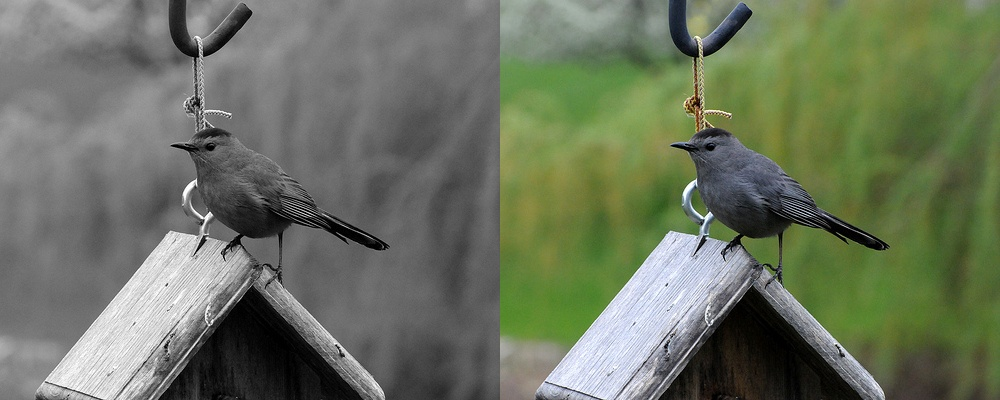
#> input picture pix2pix/datasets/colorize/train/Gray_Catbird_0019_20567.jpg, 1000 x 400 px, found by its file name; its folder holds only this picture in this run
$ jupyter execute --allow-errors createBotchedData.ipynb
#> lines starting #> are read from the running program, lines starting #| are printed output that depends on the picture; after the words box and inside, x2 and y2 are one past the last pixel; in counts of white or black regions, pixels touching at a corner belong together
[cell 1]
import cv2
import os
import numpy as np
import shutil
import matplotlib.pyplot as plt
import matplotlib.image as mpimg

[cell 2]
DATA_DIR = 'data/train'
CROPPED_DIR = 'cropped/train'

DATA_DIR_TEST = 'data/test'
CROPPED_DIR_TEST = 'cropped/test'

FINAL_TRAIN_DIR = 'Train_AB/train'
FINAL_TEST_DIR = 'Train_AB/test'

[cell 3]
for i in (os.listdir(DATA_DIR)):

    if i.endswith('.jpg'):

        random = np.random.randint(low=75, high=150, size=2)
        img = cv2.imread(os.path.join(DATA_DIR, i))
#> img is the input picture: shape (400, 1000, 3); mean B, G, R 95.7, 115.7, 107.7
        middle = img.shape[0]
#> middle = 400
        middle2 = img.shape[2]
#> middle2 = 3
        cropped = img.copy()
        cropped[random[0]:random[0] + random[0], random[0]:random[1] + random[1]] = cropped[0,0]
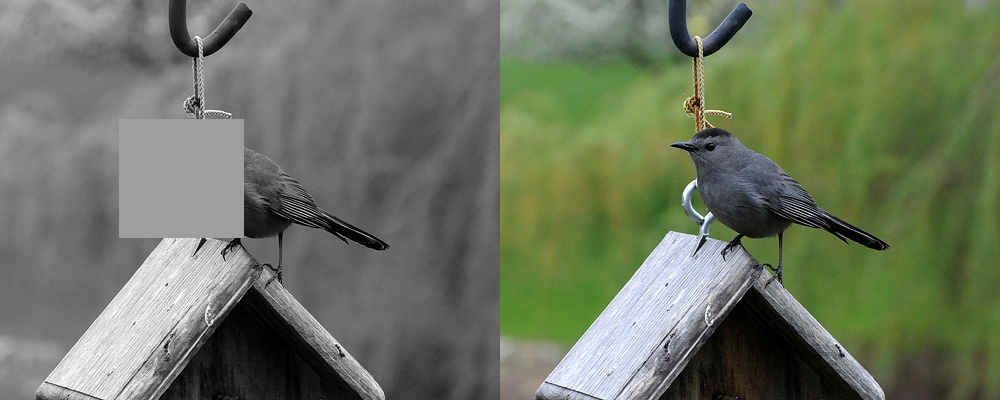
#> cropped: shape (400, 1000, 3); 3.72% of pixels changed, all inside (x1, y1, x2, y2) = (119, 119, 244, 238)
        cv2.imwrite(os.path.join(CROPPED_DIR, i), cropped)

#> (a cell that did not finish here is left out)

[cell 5]
for i in (os.listdir(DATA_DIR)):

    if i.endswith('.jpg'):
        image1 = cv2.imread(os.path.join(DATA_DIR, i))
        image2 = cv2.imread(os.path.join(CROPPED_DIR, i))
        concat = np.concatenate([image1, image2], 1)
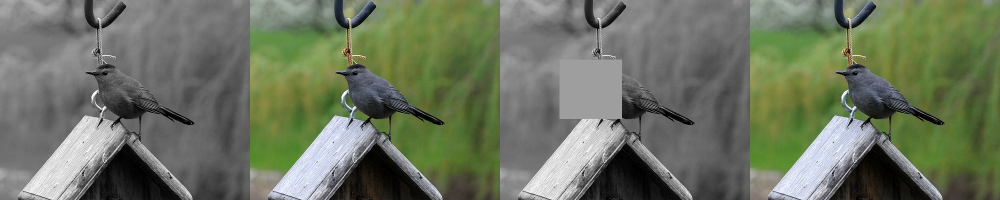
#> concat: shape (400, 2000, 3) (shown at 1/2 size); mean B, G, R 96.7, 116.7, 108.7
        cv2.imwrite(os.path.join(FINAL_TRAIN_DIR, i), concat)

$ run again, on pix2pix/datasets/colorize/train/Gray_Catbird_0032_21551.jpg
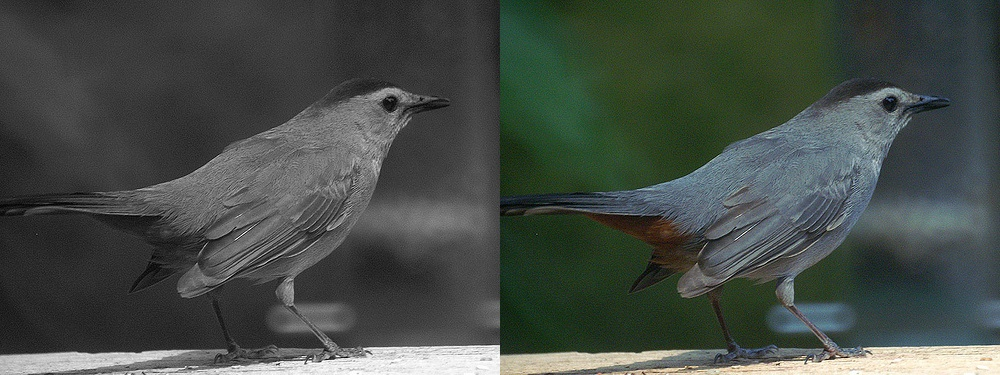
#> input picture pix2pix/datasets/colorize/train/Gray_Catbird_0032_21551.jpg, 1000 x 375 px, found by its file name
#> img is the input picture: shape (375, 1000, 3); mean B, G, R 70.3, 75.8, 68.8
#> `cropped[random[0]:random[0] + random[0], random[0]:random[1] + random[..`:
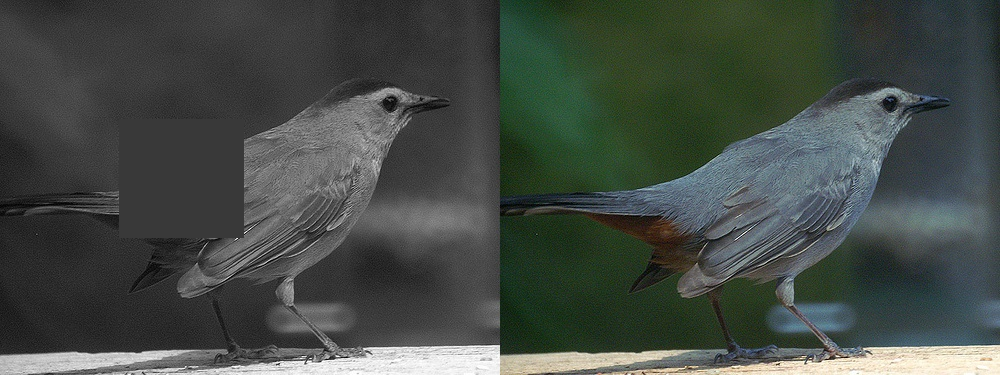
#> cropped: shape (375, 1000, 3); 3.87% of pixels changed, all inside (x1, y1, x2, y2) = (119, 119, 244, 238)
#> `concat = np.concatenate([image1, image2], 1)`:
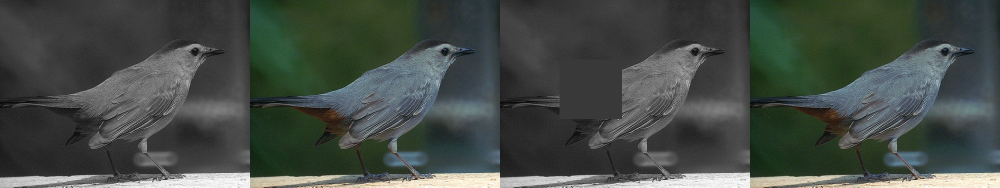
#> concat: shape (375, 2000, 3) (shown at 1/2 size); mean B, G, R 70, 75.5, 68.4

$ run again, on pix2pix/datasets/colorize/train/Gray_Catbird_0042_20546.jpg
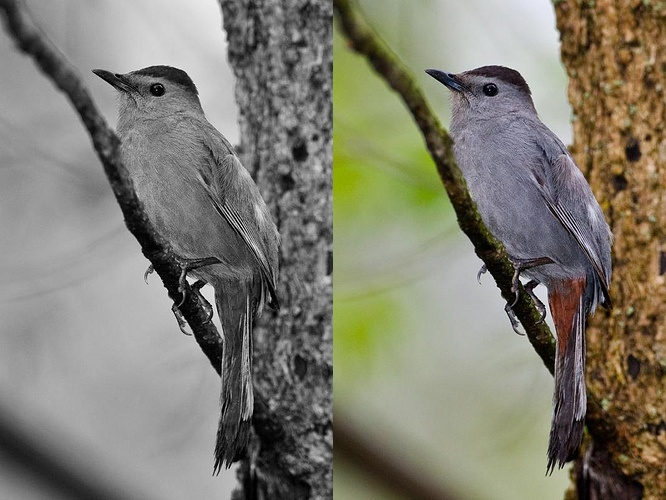
#> input picture pix2pix/datasets/colorize/train/Gray_Catbird_0042_20546.jpg, 666 x 500 px, found by its file name
#> img is the input picture: shape (500, 666, 3); mean B, G, R 112.7, 125.6, 128.1
#> `cropped[random[0]:random[0] + random[0], random[0]:random[1] + random[..`:
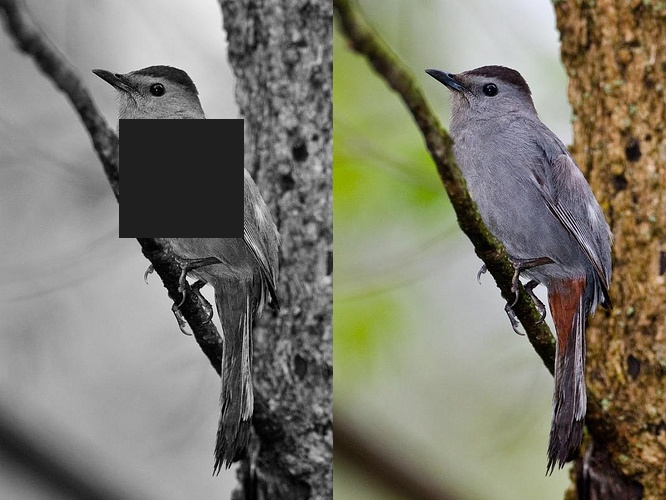
#> cropped: shape (500, 666, 3); 4.46% of pixels changed, all inside (x1, y1, x2, y2) = (119, 119, 244, 238)
#> `concat = np.concatenate([image1, image2], 1)`:
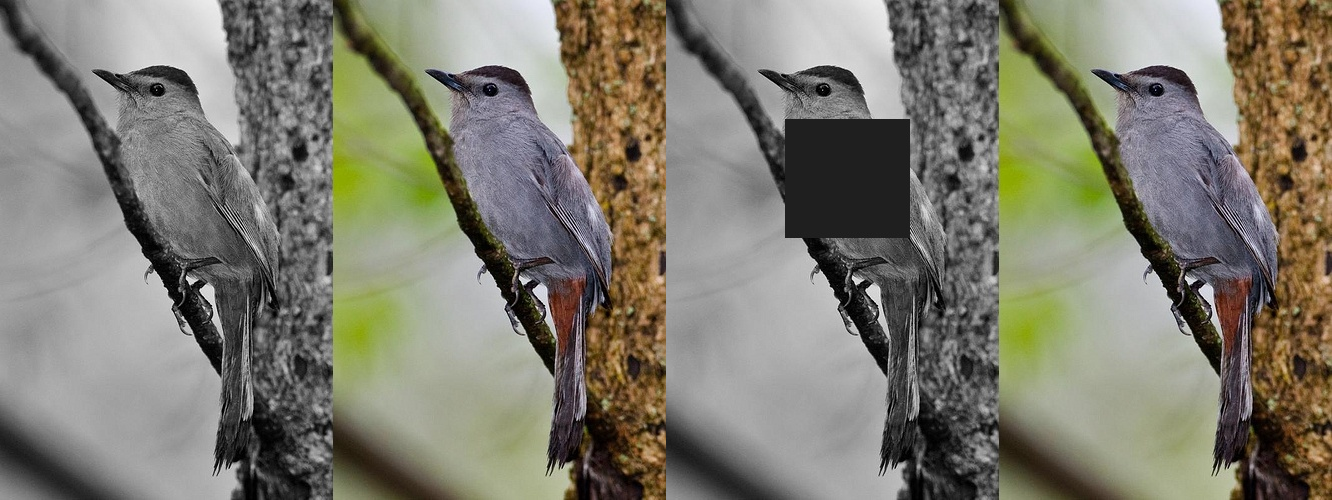
#> concat: shape (500, 1332, 3); mean B, G, R 110.8, 123.7, 126.2

$ run again, on pix2pix/datasets/colorize/train/Gray_Catbird_0043_21008.jpg
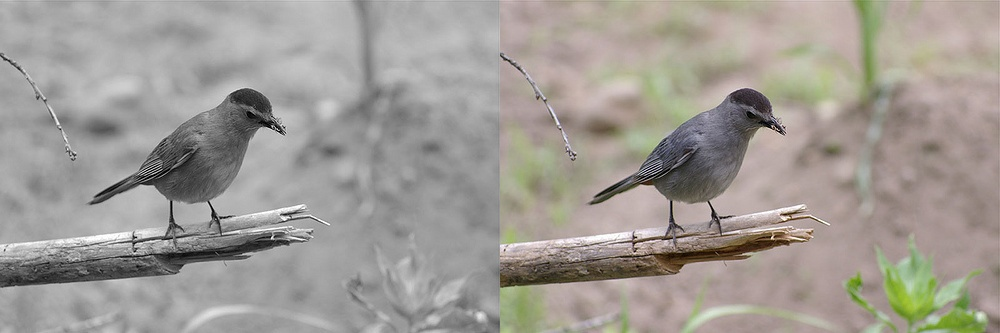
#> input picture pix2pix/datasets/colorize/train/Gray_Catbird_0043_21008.jpg, 1000 x 333 px, found by its file name
#> img is the input picture: shape (333, 1000, 3); mean B, G, R 148.9, 155, 159.6
#> `cropped[random[0]:random[0] + random[0], random[0]:random[1] + random[..`:
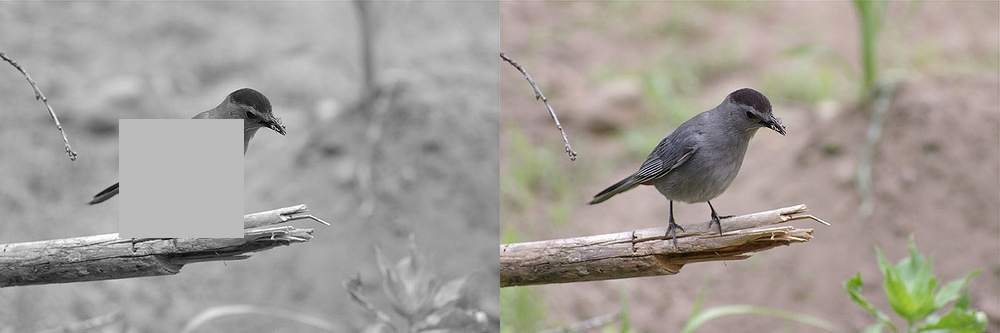
#> cropped: shape (333, 1000, 3); 4.43% of pixels changed, all inside (x1, y1, x2, y2) = (119, 119, 244, 238)
#> `concat = np.concatenate([image1, image2], 1)`:
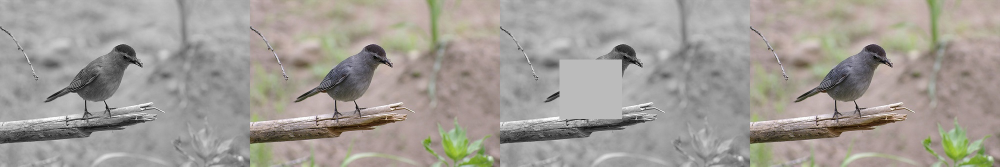
#> concat: shape (333, 2000, 3) (shown at 1/2 size); mean B, G, R 150.2, 156.2, 160.9
